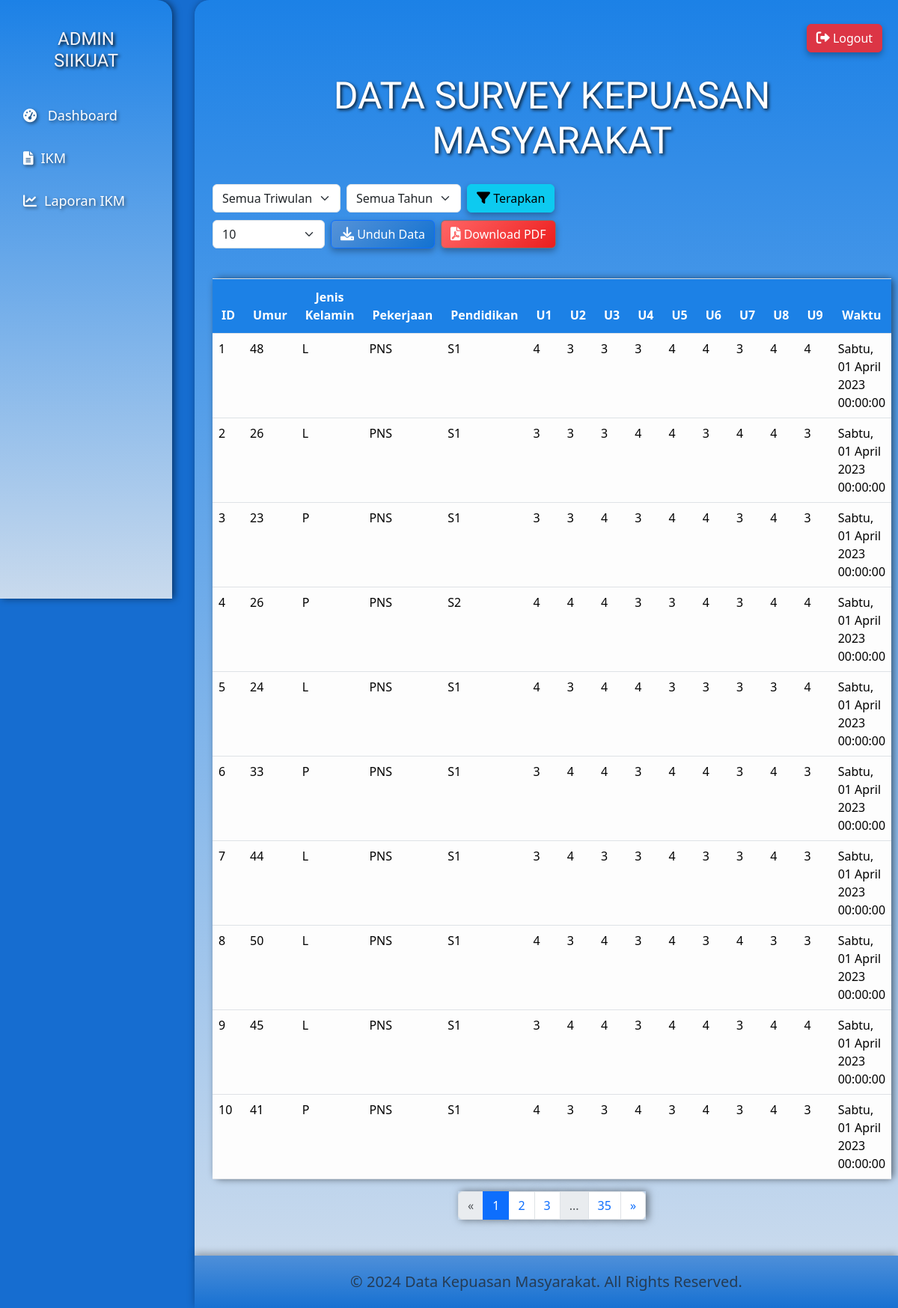
The page /koneksi.php?tahun=2023-04-01 00:00:00 on the database its author committed.
### tables this page shows
CREATE TABLE `index_kepuasan_masyarakat` (
  `id` int(11) NOT NULL,
  `umur` int(3) NOT NULL,
  `jenis_kelamin` char(2) NOT NULL,
  `pekerjaan` varchar(50) NOT NULL,
  `pendidikan` varchar(50) NOT NULL,
  `nilai_1` int(2) NOT NULL,
  `nilai_2` int(2) NOT NULL,
  `nilai_3` int(2) NOT NULL,
  `nilai_4` int(2) NOT NULL,
  `nilai_5` int(2) NOT NULL,
  `nilai_6` int(2) NOT NULL,
  `nilai_7` int(2) NOT NULL,
  `nilai_8` int(2) NOT NULL,
  `nilai_9` int(2) NOT NULL,
  `waktu` datetime NOT NULL
);

### koneksi.php (the view, shortened to what this page needs)
<?php
$servername = "localhost:3307";
$username_db = "root";
$password_db = "";
$dbname = "bappeda_data";
$conn = new mysqli($servername, $username_db, $password_db, $dbname);
function formatTanggal($date) {
    $hariArray = ['Minggu', 'Senin', 'Selasa', 'Rabu', 'Kamis', 'Jumat', 'Sabtu'];
    $bulanArray = ['Januari', 'Februari', 'Maret', 'April', 'Mei', 'Juni', 'Juli', 'Agustus', 'September', 'Oktober', 'November', 'Desember'];
    $dayOfWeek = date('w', strtotime($date));
    $day = date('d', strtotime($date));
    $month = date('n', strtotime($date)) - 1;
    $year = date('Y', strtotime($date));
    return $hariArray[$dayOfWeek] . ", " . $day . " " . $bulanArray[$month] . " " . $year . " " . date('H:i:s', strtotime($date));
}
$filter_tahun = isset($_GET['tahun']) ? (int)$_GET['tahun'] : '';
$default_limit = 10;
$limit = isset($_GET['rows_per_page']) ? (int)$_GET['rows_per_page'] : $default_limit;
$page = isset($_GET['page']) ? (int)$_GET['page'] : 1;
$offset = ($page - 1) * $limit;
$sql = "SELECT * FROM index_kepuasan_masyarakat WHERE 1=1";
if (!empty($filter_tahun)) {
    $sql .= " AND YEAR(waktu) = $filter_tahun";
}
$total_query = "SELECT COUNT(*) as total FROM index_kepuasan_masyarakat WHERE 1=1";
if (!empty($filter_tahun)) {
    $total_query .= " AND YEAR(waktu) = $filter_tahun";
}
$total_result = $conn->query($total_query);
if ($total_result) {
    $total_row = $total_result->fetch_assoc();
    $total_data = $total_row['total'];
} else {
    $total_data = 0;
}
$sql .= " LIMIT $limit OFFSET $offset";
$result = $conn->query($sql);
$page = isset($_GET['page']) ? (int)$_GET['page'] : 1;
$filter_triwulan = isset($_GET['triwulan']) ? $_GET['triwulan'] : '';
$filter_tahun = isset($_GET['tahun']) ? $_GET['tahun'] : '';
$rows_per_page = isset($_GET['rows_per_page']) ? (int)$_GET['rows_per_page'] : 10;
$total_pages = ceil($total_data / $rows_per_page);
?>
<!DOCTYPE html>
<html lang="id">
<head>
    <link href="https://cdn.jsdelivr.net/npm/bootstrap@5.3.3/dist/css/bootstrap.min.css" rel="stylesheet">
    <link rel="stylesheet" href="css/style.css">
    <link rel="stylesheet" href="https://cdnjs.cloudflare.com/ajax/libs/font-awesome/6.0.0-beta3/css/all.min.css">
</head>
<body>
<div class="d-flex">
    <div class="sidebar bg-light p-3">
        <h4>ADMIN SIIKUAT</h4>
        <ul class="nav flex-column">
    <li class="nav-item">
        <a class="nav-link active" aria-current="page" href="rar.php">
            <i class="fas fa-tachometer-alt"></i> Dashboard
        </a>
    </li>
    <li class="nav-item">
        <a class="nav-link" href="koneksi.php">
            <i class="fas fa-file-alt"></i>IKM
        </a>
    </li>
    <li class="nav-item">
    <a class="nav-link active" aria-current="page" href="progress.php" target="_blank">
            <i class="fas fa-chart-line"></i>Laporan IKM
        </a>
    </li>
</ul>
    </div>
    <div class="content p-4">
<nav class="navbar navbar-expand-lg navbar-dark">
    <div class="container-fluid">
        <div class="collapse navbar-collapse" id="navbarNav">
            <ul class="navbar-nav ms-auto">
                <form id="logoutForm" action="logout.php" method="post" class="d-flex">
                    <button type="button" class="btn btn-danger" onclick="confirmLogout()">
                        <i class="fas fa-sign-out-alt"></i> Logout
                    </button>
                </form>
            </ul>
        </div>
    </div>
</nav>
        <div class="laporan">
            <h1>DATA SURVEY KEPUASAN MASYARAKAT</h1>
        </div>
<form method="get" action="" class="d-flex justify-content-between align-items-center mb-3">
    <div class="d-flex gap-2">
        <select name="triwulan" class="form-select" style="width: auto;">
            <option value="" <?php if (!isset($_GET['triwulan']) || $_GET['triwulan'] === '') echo 'selected'; ?>>Semua Triwulan</option>
        </select>
        <select name="tahun" class="form-select" style="width: auto;">
            <option value="" <?php if (!isset($_GET['tahun']) || $_GET['tahun'] === '') echo 'selected'; ?>>Semua Tahun</option>
        </select>
        <button type="submit" class="btn btn-info">
            <i class="fas fa-filter"></i> Terapkan
        </button>
    </div>
    <div class="d-flex align-items-center gap-2">
        <select name="rows_per_page" class="form-select" style="width: auto;">
            <option value="10" <?php if (isset($_GET['rows_per_page']) && $_GET['rows_per_page'] == '10') echo 'selected'; ?>>10</option>
        </select>
        <button type="submit" name="download" class="btn btn-primary">
            <i class="fas fa-download"></i> Unduh Data
        </button>
        <button type="submit" name="download_pdf" class="btn btn-secondary">
            <i class="fas fa-file-pdf"></i> Download PDF
        </button>
    </div>
</form>
        <br>
        <table class="table table-bordered">
            <thead>
                <tr>
                    <th>ID</th>
                    <th>Umur</th>
                    <th>Jenis Kelamin</th>
                    <th>Pekerjaan</th>
                    <th>Pendidikan</th>
                    <th>U1</th>
                    <th>U2</th>
                    <th>U3</th>
                    <th>U4</th>
                    <th>U5</th>
                    <th>U6</th>
                    <th>U7</th>
                    <th>U8</th>
                    <th>U9</th>
                    <th>Waktu</th>
                </tr>
            </thead>
            <tbody>
                <?php if ($result->num_rows > 0): ?>
                    <?php while($row = $result->fetch_assoc()): ?>
                        <tr>
                            <td><?php echo $row['id']; ?></td>
                            <td><?php echo $row['umur']; ?></td>
                            <td><?php echo $row['jenis_kelamin']; ?></td>
                            <td><?php echo $row['pekerjaan']; ?></td>
                            <td><?php echo $row['pendidikan']; ?></td>
                            <td><?php echo $row['nilai_1']; ?></td>
                            <td><?php echo $row['nilai_2']; ?></td>
                            <td><?php echo $row['nilai_3']; ?></td>
                            <td><?php echo $row['nilai_4']; ?></td>
                            <td><?php echo $row['nilai_5']; ?></td>
                            <td><?php echo $row['nilai_6']; ?></td>
                            <td><?php echo $row['nilai_7']; ?></td>
                            <td><?php echo $row['nilai_8']; ?></td>
                            <td><?php echo $row['nilai_9']; ?></td>
                            <td><?php echo formatTanggal($row['waktu']); ?></td>
                        </tr>
                    <?php endwhile; ?>
                <?php else: ?>
                    <tr>
                        <td colspan="16">Tidak ada data ditemukan.</td>
                    </tr>
                <?php endif; ?>
            </tbody>
        </table>
<nav aria-label="Page navigation">
    <ul class="pagination justify-content-center mb-4">
        <li class="page-item <?php echo ($page <= 1) ? 'disabled' : ''; ?>">
            <a class="page-link" href="?page=<?php echo $page - 1; ?>&triwulan=<?php echo $filter_triwulan; ?>&tahun=<?php echo $filter_tahun; ?>&rows_per_page=<?php echo $rows_per_page; ?>" aria-label="Previous">
                <span aria-hidden="true">&laquo;</span>
            </a>
        </li>
        <?php
        $range = 2;
        $start = max(1, $page - $range);
        $end = min($total_pages, $page + $range);
        for ($i = $start; $i <= $end; $i++):
            ?>
            <li class="page-item <?php echo ($page == $i) ? 'active' : ''; ?>">
                <a class="page-link" href="?page=<?php echo $i; ?>&triwulan=<?php echo $filter_triwulan; ?>&tahun=<?php echo $filter_tahun; ?>&rows_per_page=<?php echo $rows_per_page; ?>"><?php echo $i; ?></a>
            </li>
        <?php endfor;
        if ($end < $total_pages) {
            if ($end < $total_pages - 1) {
                echo '<li class="page-item disabled"><span class="page-link">...</span></li>';
            }
            echo '<li class="page-item"><a class="page-link" href="?page=' . $total_pages . '&triwulan=' . $filter_triwulan . '&tahun=' . $filter_tahun . '&rows_per_page=' . $rows_per_page . '">' . $total_pages . '</a></li>';
        }
        ?>
        <li class="page-item <?php echo ($page >= $total_pages) ? 'disabled' : ''; ?>">
            <a class="page-link" href="?page=<?php echo $page + 1; ?>&triwulan=<?php echo $filter_triwulan; ?>&tahun=<?php echo $filter_tahun; ?>&rows_per_page=<?php echo $rows_per_page; ?>" aria-label="Next">
                <span aria-hidden="true">&raquo;</span>
            </a>
        </li>
    </ul>
</nav>
    </div>
</div>
<footer class="footer mt-auto">
    <div class="container">
        <span class="text-muted">© 2024 Data Kepuasan Masyarakat. All Rights Reserved.</span>
    </div>
</footer>
</body>
</html>

### css/style.css (style rules this page uses)
body { display: flex; min-height: 100vh; flex-direction: column; background-color: #166dd0; }
h1 { text-align: center; padding: 20px; padding-bottom: 20px; font-size: 50px; font-family: "Itim", cursive; color: #ffffff; text-shadow: 2px 2px 4px rgba(0, 0, 0, 0.8); }
.navbar { background-color: transparent; }
.sidebar { height: 100vh; position: fixed; font-size: 18px; width: 230px; border-top-right-radius: 20px; background: linear-gradient(#1c81e6, #c9daed); color: #ffffff; box-shadow: 3px 0 10px rgba(0, 0, 0, 0.5); transition: width 0.2s ease; }
h4 { color: #f4f4f9; padding: 22px; text-align: center; font-family: "Itim", cursive; text-shadow: 2px 2px 4px rgba(0, 0, 0, 1); }
.sidebar .nav-link { color: white; padding: 15px; transition: color 0.2s ease; text-shadow: 2px 2px 4px rgba(0, 0, 0, 0.5); }
.sidebar .nav-link i { margin-right: 10px; text-shadow: 2px 2px 4px rgba(0, 0, 0, 0.5); }
form.d-flex { flex-wrap: wrap; gap: 10px; align-items: center; justify-content: space-between; }
form .form-select { min-width: 150px; }
form button { display: inline-flex; align-items: center; gap: 8px; padding: 10px 20px; font-size: 16px; font-weight: 500; border: none; font-family: "Itim", cursive; border-radius: 8px; cursor: pointer; transition: background-color 0.3s ease, transform 0.2s ease; box-shadow: 0 4px 8px rgba(0, 0, 0, 0.3); }
form .btn-primary { background: linear-gradient(135deg, #5693d8, #1372d1); color: white; }
form .btn-secondary { background: linear-gradient(135deg, #ff6666, #ec1e1e); color: white; }
form button i { font-size: 18px; }
.content { flex: 1; padding: 20px; margin-left: 260px; background: linear-gradient(#1c81e6, #c9daed); border-top-left-radius: 20px; box-shadow: 0 0 10px rgba(0, 0, 0, 0.3); }
.footer { background: linear-gradient(#4e8fd9, #1771d2); padding: 10px; padding: 20px; margin-left: 260px; font-size: 20px; text-align: center; box-shadow: 0 -3px 10px rgba(0, 0, 0, 0.3); }
.table td { border: 0px solid #000000; background-color: #fdfdfd; }
table { border-radius: 8px; background-color: #1780e8; color: #5693d8; box-shadow: 3px 0 10px rgba(0, 0, 0, 0.5); }
.table th { background-color: #1c81e6; color: white; text-align: center; border: 0px solid #000000; padding: 12px; }
.table tbody tr:nth-child(odd) { background-color: #f8f9fa; }
.table tbody tr:nth-child(even) { background-color: #ffffff; }
.pagination li { box-shadow: 3px 0 10px rgba(0, 0, 0, 0.5); }

### rows shown on the page
index_kepuasan_masyarakat: id "1", umur "48", jenis_kelamin "L", pekerjaan "PNS", pendidikan "S1", nilai_1 "4", nilai_2 "3", nilai_3 "3", nilai_4 "3", nilai_5 "4", nilai_6 "4", nilai_7 "3", nilai_8 "4", nilai_9 "4", waktu "Sabtu, 01 April 2023 00:00:00"
index_kepuasan_masyarakat: id "2", umur "26", jenis_kelamin "L", pekerjaan "PNS", pendidikan "S1", nilai_1 "3", nilai_2 "3", nilai_3 "3", nilai_4 "4", nilai_5 "4", nilai_6 "3", nilai_7 "4", nilai_8 "4", nilai_9 "3", waktu "Sabtu, 01 April 2023 00:00:00"
index_kepuasan_masyarakat: id "3", umur "23", jenis_kelamin "P", pekerjaan "PNS", pendidikan "S1", nilai_1 "3", nilai_2 "3", nilai_3 "4", nilai_4 "3", nilai_5 "4", nilai_6 "4", nilai_7 "3", nilai_8 "4", nilai_9 "3", waktu "Sabtu, 01 April 2023 00:00:00"
index_kepuasan_masyarakat: id "4", umur "26", jenis_kelamin "P", pekerjaan "PNS", pendidikan "S2", nilai_1 "4", nilai_2 "4", nilai_3 "4", nilai_4 "3", nilai_5 "3", nilai_6 "4", nilai_7 "3", nilai_8 "4", nilai_9 "4", waktu "Sabtu, 01 April 2023 00:00:00"
index_kepuasan_masyarakat: id "5", umur "24", jenis_kelamin "L", pekerjaan "PNS", pendidikan "S1", nilai_1 "4", nilai_2 "3", nilai_3 "4", nilai_4 "4", nilai_5 "3", nilai_6 "3", nilai_7 "3", nilai_8 "3", nilai_9 "4", waktu "Sabtu, 01 April 2023 00:00:00"
index_kepuasan_masyarakat: id "6", umur "33", jenis_kelamin "P", pekerjaan "PNS", pendidikan "S1", nilai_1 "3", nilai_2 "4", nilai_3 "4", nilai_4 "3", nilai_5 "4", nilai_6 "4", nilai_7 "3", nilai_8 "4", nilai_9 "3", waktu "Sabtu, 01 April 2023 00:00:00"
index_kepuasan_masyarakat: id "7", umur "44", jenis_kelamin "L", pekerjaan "PNS", pendidikan "S1", nilai_1 "3", nilai_2 "4", nilai_3 "3", nilai_4 "3", nilai_5 "4", nilai_6 "3", nilai_7 "3", nilai_8 "4", nilai_9 "3", waktu "Sabtu, 01 April 2023 00:00:00"
index_kepuasan_masyarakat: id "8", umur "50", jenis_kelamin "L", pekerjaan "PNS", pendidikan "S1", nilai_1 "4", nilai_2 "3", nilai_3 "4", nilai_4 "3", nilai_5 "4", nilai_6 "3", nilai_7 "4", nilai_8 "3", nilai_9 "3", waktu "Sabtu, 01 April 2023 00:00:00"
index_kepuasan_masyarakat: id "9", umur "45", jenis_kelamin "L", pekerjaan "PNS", pendidikan "S1", nilai_1 "3", nilai_2 "4", nilai_3 "4", nilai_4 "3", nilai_5 "4", nilai_6 "4", nilai_7 "3", nilai_8 "4", nilai_9 "4", waktu "Sabtu, 01 April 2023 00:00:00"
index_kepuasan_masyarakat: id "10", umur "41", jenis_kelamin "P", pekerjaan "PNS", pendidikan "S1", nilai_1 "4", nilai_2 "3", nilai_3 "3", nilai_4 "4", nilai_5 "3", nilai_6 "4", nilai_7 "3", nilai_8 "4", nilai_9 "3", waktu "Sabtu, 01 April 2023 00:00:00"

### other values the page prints
$total_pages "35"
